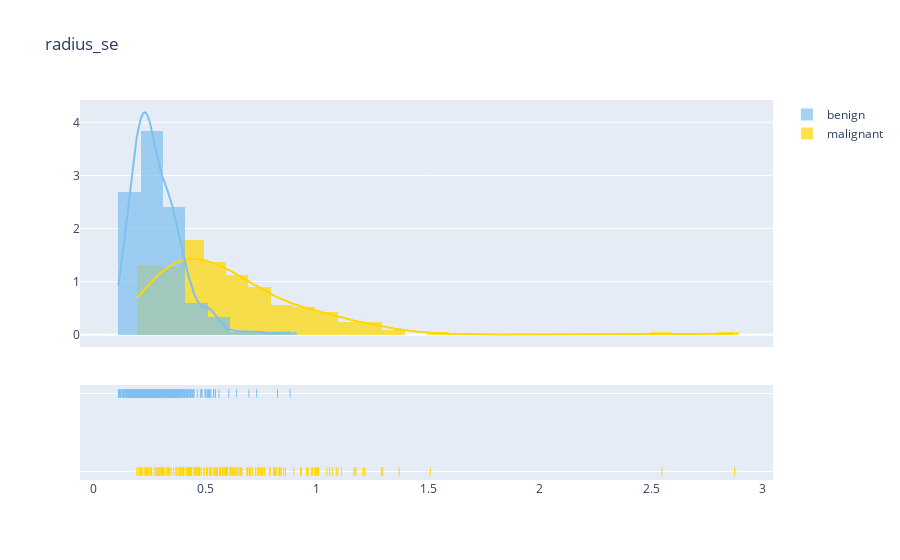

The notebook cell saved with this chart:
### Code cell
plot_distribution('radius_se', .1)
plot_distribution('texture_se', .1)
plot_distribution('perimeter_se', .5)
plot_distribution('area_se', 5)

### Figure 1 — Plotly figure (JSON) as saved in the notebook; plotly's stock layout.template omitted (floating-point values rounded to 4 significant figures; data arrays with more than 128 entries replaced by an {"elided": "..."} marker saying what was removed)
{"data": [{"autobinx": false, "histnorm": "probability density", "legendgroup": "malignant", "marker": {"color": "#FFD700"}, "name": "malignant", "opacity": 0.7, "type": "histogram", "x": {"elided": "212 float values"}, "xaxis": "x", "xbins": {"end": 2.873, "size": 0.1, "start": 0.1938}, "yaxis": "y"}, {"autobinx": false, "histnorm": "probability density", "legendgroup": "benign", "marker": {"color": "#7EC0EE"}, "name": "benign", "opacity": 0.7, "type": "histogram", "x": {"elided": "357 float values"}, "xaxis": "x", "xbins": {"end": 0.8811, "size": 0.1, "start": 0.1115}, "yaxis": "y"}, {"legendgroup": "malignant", "marker": {"color": "#FFD700"}, "mode": "lines", "name": "malignant", "showlegend": false, "type": "scatter", "x": {"elided": "500 float values"}, "xaxis": "x", "y": {"elided": "500 float values"}, "yaxis": "y"}, {"legendgroup": "benign", "marker": {"color": "#7EC0EE"}, "mode": "lines", "name": "benign", "showlegend": false, "type": "scatter", "x": {"elided": "500 float values"}, "xaxis": "x", "y": {"elided": "500 float values"}, "yaxis": "y"}, {"legendgroup": "malignant", "marker": {"color": "#FFD700", "symbol": "line-ns-open"}, "mode": "markers", "name": "malignant", "showlegend": false, "type": "scatter", "x": {"elided": "212 float values"}, "xaxis": "x", "y": {"elided": "212 str values"}, "yaxis": "y2"}, {"legendgroup": "benign", "marker": {"color": "#7EC0EE", "symbol": "line-ns-open"}, "mode": "markers", "name": "benign", "showlegend": false, "type": "scatter", "x": {"elided": "357 float values"}, "xaxis": "x", "y": {"elided": "357 str values"}, "yaxis": "y2"}], "layout": {"barmode": "overlay", "hovermode": "closest", "legend": {"traceorder": "reversed"}, "title": {"text": "radius_se"}, "xaxis": {"anchor": "y2", "domain": [0, 1], "zeroline": false}, "yaxis": {"anchor": "free", "domain": [0.35, 1], "position": 0}, "yaxis2": {"anchor": "x", "domain": [0, 0.25], "dtick": 1, "showticklabels": false}}}
